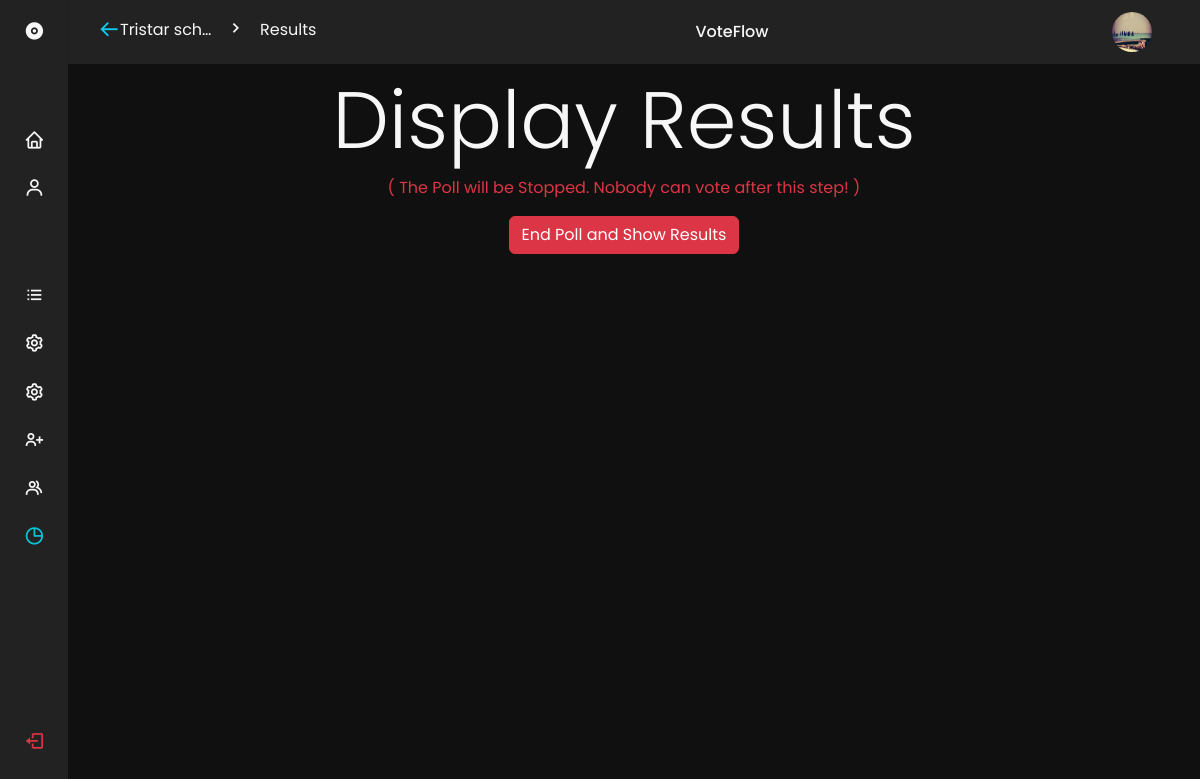
Page /polls/2/results (signed in) on the committed database.
### VoteFlow/models.py (models this page shows, shortened)
class School(UserMixin, db.Model):
    id = db.Column(db.Integer, primary_key=True)
    admin_username = db.Column(db.String, unique=True, nullable=False)
    name = db.Column(db.String, unique=True, nullable=False)
    abbr = db.Column(db.String, unique=True, nullable=False)
    email = db.Column(db.String, unique=True, nullable=False)
    password = db.Column(db.String, unique=True, nullable=False)
    school_logo = db.Column(db.String, nullable=False)
    polls = db.relationship("Poll")

### VoteFlow/polls/routes.py (the view, shortened to what this page needs)
@polls.route("/<poll_id>/results", methods=["GET", "POST"])
@login_required
@active_sched_poll_required
def results(poll_id):
    school = current_school
    poll = Poll.query.filter_by(school_id=school.id, id=poll_id).first()
    return render_template(
        "polldashboard/results.html",
        title=poll.name,
        school=school,
        dash_location="Results",
        poll=poll,
    )

### VoteFlow/models.py (called while the page is built)
@login_manager.user_loader
def load_user(user_id):
    user = User.query.get(int(user_id))
    print("USER_ID:", user_id)
    print("USER_QUERIED:", user_id)
    if not user:
        return None
    if user.user_type == "student":
        return Student.query.get(user.user_id)
    elif user.user_type == "school":
        return School.query.get(user.user_id)
    return None

### VoteFlow/polls/utils.py (called while the page is built)
def active_sched_poll_required(func):
    @wraps(func)
    def func_wrapper(poll_id):
        poll = Poll.query.filter_by(school_id=current_user.id, id=poll_id).first()
        if not poll:
            abort(404)
        if poll.status != "Archived":
            return func(poll_id)
        else:
            flash(
                f"This Poll has been Archived! The Dashboard cannot be viewed for a Archived Poll",
                "danger",
            )
            return redirect(url_for("polls.home"))
    return func_wrapper

### VoteFlow/templates/polldashboard/results.html (shortened to what this page needs)
{% extends 'polldashboard/polldashboardbase.html' %}
{% block viewer %}
	<form class="mainbox" action="" method="POST">
		<center>
			<h1 class="display-1">Display Results</h1>
			<p class="text-danger">( The Poll will be Stopped. Nobody can vote after this step! )</p>
			<button type="submit" class="btn btn-danger">End Poll and Show Results</button>
		</center>
	</form>
{% endblock viewer %}

### VoteFlow/templates/polldashboard/polldashboardbase.html (shortened to what this page needs)
<!doctype html>
<html lang="en">
  <head>
    <link
      rel="stylesheet"
      href="https://code.getmdl.io/1.3.0/material.cyan-light_blue.min.css"
    />
    <link
      rel="stylesheet"
      href="https://cdn.jsdelivr.net/npm/bootstrap@5.3.2/dist/css/bootstrap.min.css"
    />
    <link
      rel="stylesheet"
      href="https://cdn.jsdelivr.net/npm/boxicons@latest/css/boxicons.min.css"
    />
    <link
      rel="stylesheet"
      href="{{url_for('static',filename='css/sidebarsubmenus.css')}}"
    />
  </head>
  <body>
    <header class="header">
      <div class="header__container">
        <img
          src="{{url_for('static',filename=school.school_logo)}}"
          alt=""
          class="header__img"
        />
        <div class="">
          <a class="navbar-brand" href="#">
            <div class="row">
              <div class="col-1">
                <i
                  class="bx bx-arrow-back text-info"
                  style="padding-left: 2px; font-size: 1.4rem"
                  id="arrow"
                  onclick="window.history.back();"
                ></i>
              </div>
              <div class="col-5 text-truncate text-break">{{school.name}}</div>
              <div class="col-1 m-0 p-0">
                <i class="bx bx-chevron-right" style="font-size: 1.3rem"></i>
              </div>
              <div class="col-4 text-truncate text-break">
                {{ dash_location }}
              </div>
            </div>
          </a>
        </div>
        <a href="#" class="header__logo">VoteFlow</a>
      </div>
    </header>
    <div class="nav" id="navbar">
      <nav class="nav__container">
        <div>
          <a href="#" class="nav__link nav__logo">
            <i class="bx bxs-disc nav__icon"></i>
          </a>
          <div class="nav__list">
            <div class="nav__items">
              <a
                href="{{ url_for('polls.dashboard_home',poll_id=poll.id)}}"
                class="nav__link {%if dash_location=='Home'%}active{%endif%}"
              >
                <i class="bx bx-home nav__icon"></i>
              </a>
              <div class="nav__dropdown">
                <a href="#" class="nav__link">
                  <i class="bx bx-user nav__icon"></i>
                </a>
              </div>
            </div>
            <div class="nav__items">
              <a
                href="{{ url_for('polls.home', school_abbr=school.school_abbr)}}"
                class="nav__link"
              >
                <i class="bx bx-list-ul nav__icon"></i>
              </a>
              <a
                class="nav__link {%if dash_location=='Manage-Students'%}active{%endif%}"
                href="{{ url_for('polls.manage_students',  poll_id=poll.id)}}"
              >
                <i class="bx bx-cog nav__icon"></i>
              </a>
              <a
                class="nav__link {%if dash_location=='Manage-Candidates'%}active{%endif%}"
                href="{{url_for('polls.manage_candidates',poll_id=poll.id)}}"
              >
                <i class="bx bx-cog nav__icon"></i>
              </a>
              <a
                class="nav__link {%if dash_location=='Add-Students'%}active{%endif%}"
                href="{{ url_for('polls.add_students',  poll_id=poll.id) }}"
              >
                <i class="bx bx-user-plus nav__icon"></i>
              </a>
              <a
                class="nav__link {%if dash_location=='Add-Candidates'%}active{%endif%}"
                href="{{ url_for('polls.add_candidates',  poll_id=poll.id) }}"
              >
                <i class="bx bx-group nav__icon"></i>
              </a>
              <a
                class="nav__link {%if dash_location=='Results'%}active{%endif%}"
                href="{{ url_for('polls.results',  poll_id=poll.id) }}"
              >
                <i class="bx bx-pie-chart-alt nav__icon"></i
                ><span class="nav__name"> Election Results</span>
              </a>
            </div>
          </div>
        </div>
        <a
          href="{{url_for('auth.user_logout')}}"
          class="text-danger nav__link nav__logout"
        >
          <i class="bx bx-log-out nav__icon"></i>
        </a>
      </nav>
    </div>
    <main>
      {% block viewer %} {% endblock viewer %}
    </main>
  </body>
</html>

### VoteFlow/static/css/sidebarsubmenus.css (style rules this page uses)
:root { --header-height: 3.5rem; --nav-width: 219px; --first-color: #0bc3d8; --first-color-light: #f4f0fa; --title-color: #f7f7f7; --text-color: #f7f7f7; --text-color-light: #f7f7f7; --body-color: #101010; --container-color: #222222; --body-font: "Poppins", sans-serif; --normal-font-size: 0.938rem; --small-font-size: 0.75rem; --smaller-font-size: 0.75rem; --font-medium: 500; --font-semi-bold: 600; --z-fixed: 100; }
@media screen and (min-width: 1024px) { :root { --normal-font-size: 1rem; --small-font-size: 0.875rem; --smaller-font-size: 0.813rem; } }
body { margin: var(--header-height) 0 0 0; padding: 1rem 1rem 0; font-family: var(--body-font); font-size: var(--normal-font-size); background-color: var(--body-color); color: var(--text-color); }
a { text-decoration: none; }
img { max-width: 100%; height: auto; }
.header { position: fixed; top: 0; left: 0; width: 100%; background-color: var(--container-color); box-shadow: 0 1px 0 rgba(22, 8, 43, 0.1); padding: 0 1rem; z-index: var(--z-fixed); }
.header__container { display: flex; align-items: center; height: var(--header-height); justify-content: space-between; }
.header__img { width: 35px; height: 35px; border-radius: 50%; }
.header__logo { color: var(--title-color); font-weight: var(--font-medium); display: none; }
.nav { position: fixed; top: 0; left: -100%; height: 100vh; padding: 1rem 1rem 0; background-color: var(--container-color); box-shadow: 1px 0 0 rgba(22, 8, 43, 0.1); z-index: var(--z-fixed); transition: 0.4s; }
.nav__container { height: 100%; display: flex; flex-direction: column; justify-content: space-between; padding-bottom: 3rem; overflow: auto; scrollbar-width: none; }
.nav__logo { font-weight: var(--font-semi-bold); margin-bottom: 2.5rem; }
.nav__list, .nav__items { display: grid; }
.nav__list { row-gap: 2.5rem; }
.nav__items { row-gap: 1.5rem; }
.nav__link { display: flex; align-items: center; color: var(--text-color); }
.nav__icon { font-size: 1.2rem; margin-right: 0.5rem; }
.nav__logout { margin-top: 5rem; }
.nav__dropdown { overflow: hidden; max-height: 21px; transition: 0.4s ease-in-out; }
.active { color: var(--first-color); }
@media screen and (min-width: 768px) { body { padding: 1rem 3rem 0 6rem; } }
@media screen and (min-width: 768px) { .header { padding: 0 3rem 0 6rem; } }
@media screen and (min-width: 768px) { .header__container { height: calc(var(--header-height) + 0.5rem); } }
@media screen and (min-width: 768px) { .header__logo { display: block; } }
@media screen and (min-width: 768px) { .header__img { width: 40px; height: 40px; order: 1; } }
@media screen and (min-width: 768px) { .nav { left: 0; padding: 1.2rem 1.5rem 0; width: 68px; } }
@media screen and (min-width: 768px) { .nav__items { row-gap: 1.7rem; } }
@media screen and (min-width: 768px) { .nav__icon { font-size: 1.3rem; } }

### rows in the picture
School: school_logo (picture), name "Tristar sch…"

### other values in the picture
{{ dash_location }} "Results"
